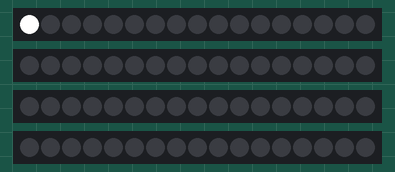
Recording of a sketch running on a simulated Arduino Uno, built with avr-gcc and run on an emulated ATmega328P. Shown: 4 × 17 RGB LEDs in strip order, left to right.

Above: at 0.01 s.
At 0.9 s:
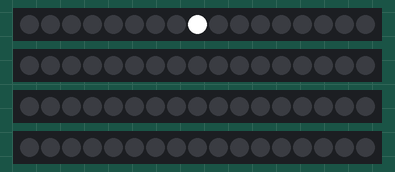
At 1.8 s:
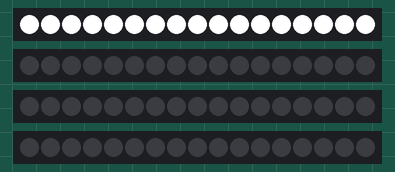
At 4.5 s:
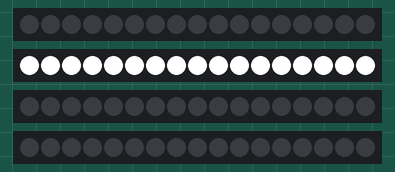
At 7.2 s:
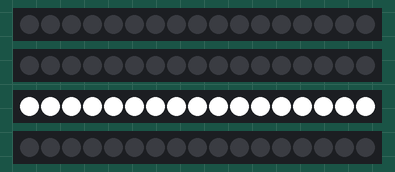
At 9.9 s:
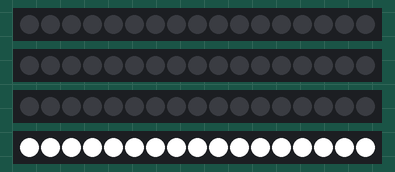

Measured:
- what the display in image 2 shows lasts 1.0 s, from 1.7 s to 2.7 s

The sketch:

arduino.ino
```cpp
#include <Adafruit_DotStar.h>
#include <SPI.h>

#define BAUD_RATE 9600

#define NUM_LEDS   17 // Number of LEDs in a strip
#define NUM_STRIPS 4 // Number of strips

// Note: Do not use PIN 0 and PIN 1 as clock or data
// pin. This will not work as they interfere with the
// serial connection!
uint8_t PIN_DATA[] = {A5,A4,A3,A2,A1,A0};
uint8_t PIN_CLOCK[]  = {2,3,4,5,6,7};

uint8_t STRIP_REORDERING[] = {0,1,2,3,4,5};

Adafruit_DotStar* strip[NUM_STRIPS];

void setup() {

  for(uint8_t i = 0; i < NUM_STRIPS; ++i) {
    uint8_t s = STRIP_REORDERING[i];
    strip[i] = new Adafruit_DotStar(NUM_LEDS, PIN_DATA[s], PIN_CLOCK[s], DOTSTAR_BRG);
    strip[i]->begin();
  }

  all_strips_off();
  show_power_up_sequence();

  Serial.begin(BAUD_RATE);

	while (!Serial) {
		; // wait for serial port to connect. Needed for native USB port only
	}
}

void all_strips_off() {
  for(uint16_t i = 0; i < NUM_STRIPS; ++i) {
      set_all(i, 0);
  }
}

void show_power_up_sequence() {
  for(uint16_t i = 0; i < NUM_STRIPS; ++i) {

      for(uint16_t j = 0; j < NUM_LEDS; ++j) {
        strip[i]->setPixelColor(j, 0xFFFFFF);
        strip[i]->show();
        delay(100);
        strip[i]->setPixelColor(j, 0);
      }

      set_all(i, 0xFFFFFF);
      delay(1000);
      set_all(i, 0);
  }
}

// expected 3 byte datagram:
// +--------+--------------------+
// | LED id |     brightness     |
// +--------+--------------------+
// whereas LED id is 1 byte
// and brightness is 3 byte between 0 and 0xFFFFFF
uint8_t datagram[4];

// 0, 1, 2 or 3
// 0 if zero bytes of the datagram were recieved.
// 1 if 1st byte, the LED id was recieved.
// 2 if 2nd byte, the red channel was recieved.
// 3 if 3rd byte, the green channel was recieved.
// 4 if 4th byte, the blue channel was recieved.
int state;

void loop(){

	if (Serial.available()) {
		*(datagram+state) = Serial.read();
		++state;

		if(state == 4) {
			state = 0;

			uint32_t brightness = datagram[1];
			brightness <<= 8;
			brightness |= datagram[2];
			brightness <<= 8;
			brightness |= datagram[3];

			uint16_t strip = datagram[0] / (NUM_LEDS+1);
			uint16_t led_in_strip = datagram[0] % (NUM_LEDS+1);

			if(strip > NUM_STRIPS) {
				ACK_FAIL();
				return;
			}

			if(led_in_strip == NUM_LEDS) {
				set_all(strip, brightness);
			} else {
				set_led(strip, led_in_strip, brightness);
			}

			ACK(datagram);
		}
	}
}

void set_led(uint16_t strip_id, uint16_t led_in_strip, uint32_t brightness) {
 	strip[strip_id]->setPixelColor(led_in_strip, brightness);
	strip[strip_id]->show();
}

void set_all(uint16_t strip_id, uint32_t brightness) {
 	for(uint16_t i = 0; i < NUM_LEDS; ++i) {
		strip[strip_id]->setPixelColor(i, brightness);
	}

	strip[strip_id]->show();
}

void ACK_FAIL() {}

void ACK(uint8_t* datagram) {
	Serial.write(datagram[0]);
	Serial.write(datagram[1]);
	Serial.write(datagram[2]);
	Serial.write(datagram[3]);
}
```
